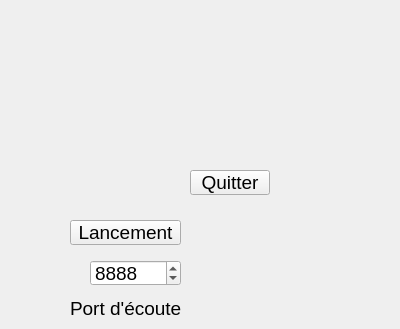
<?xml version="1.0" encoding="UTF-8"?>
<ui version="4.0">
 <class>ServeurCrawler</class>
 <widget class="QWidget" name="ServeurCrawler">
  <property name="geometry">
   <rect>
    <x>0</x>
    <y>0</y>
    <width>400</width>
    <height>329</height>
   </rect>
  </property>
  <property name="font">
   <font>
    <pointsize>14</pointsize>
   </font>
  </property>
  <property name="windowTitle">
   <string>Serveur chasse au trésor</string>
  </property>
  <widget class="QPushButton" name="pushButtonLancementServeur">
   <property name="geometry">
    <rect>
     <x>70</x>
     <y>220</y>
     <width>111</width>
     <height>25</height>
    </rect>
   </property>
   <property name="text">
    <string>Lancement</string>
   </property>
  </widget>
  <widget class="QPushButton" name="pushButtonQuitter">
   <property name="geometry">
    <rect>
     <x>190</x>
     <y>170</y>
     <width>80</width>
     <height>25</height>
    </rect>
   </property>
   <property name="text">
    <string>Quitter</string>
   </property>
  </widget>
  <widget class="QSpinBox" name="spinBoxPortEcoute">
   <property name="geometry">
    <rect>
     <x>90</x>
     <y>260</y>
     <width>91</width>
     <height>26</height>
    </rect>
   </property>
   <property name="minimum">
    <number>1024</number>
   </property>
   <property name="maximum">
    <number>65536</number>
   </property>
   <property name="value">
    <number>8888</number>
   </property>
  </widget>
  <widget class="QLabel" name="labelPortEcoute">
   <property name="geometry">
    <rect>
     <x>70</x>
     <y>300</y>
     <width>121</width>
     <height>17</height>
    </rect>
   </property>
   <property name="text">
    <string>Port d'écoute</string>
   </property>
  </widget>
 </widget>
 <layoutdefault spacing="6" margin="11"/>
 <resources/>
 <connections>
  <connection>
   <sender>pushButtonQuitter</sender>
   <signal>clicked()</signal>
   <receiver>ServeurCrawler</receiver>
   <slot>close()</slot>
   <hints>
    <hint type="sourcelabel">
     <x>244</x>
     <y>181</y>
    </hint>
    <hint type="destinationlabel">
     <x>261</x>
     <y>212</y>
    </hint>
   </hints>
  </connection>
 </connections>
</ui>
